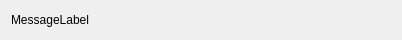
<?xml version="1.0" encoding="UTF-8"?>
<ui version="4.0">
 <class>MessageFrame</class>
 <widget class="QFrame" name="MessageFrame">
  <property name="geometry">
   <rect>
    <x>0</x>
    <y>0</y>
    <width>402</width>
    <height>40</height>
   </rect>
  </property>
  <property name="minimumSize">
   <size>
    <width>0</width>
    <height>40</height>
   </size>
  </property>
  <property name="windowTitle">
   <string>Frame</string>
  </property>
  <property name="frameShape">
   <enum>QFrame::NoFrame</enum>
  </property>
  <property name="frameShadow">
   <enum>QFrame::Plain</enum>
  </property>
  <property name="lineWidth">
   <number>0</number>
  </property>
  <layout class="QHBoxLayout" name="horizontalLayout">
   <item>
    <widget class="QLabel" name="MessageLabel">
     <property name="lineWidth">
      <number>0</number>
     </property>
     <property name="text">
      <string>MessageLabel</string>
     </property>
    </widget>
   </item>
  </layout>
 </widget>
 <resources/>
 <connections/>
</ui>
